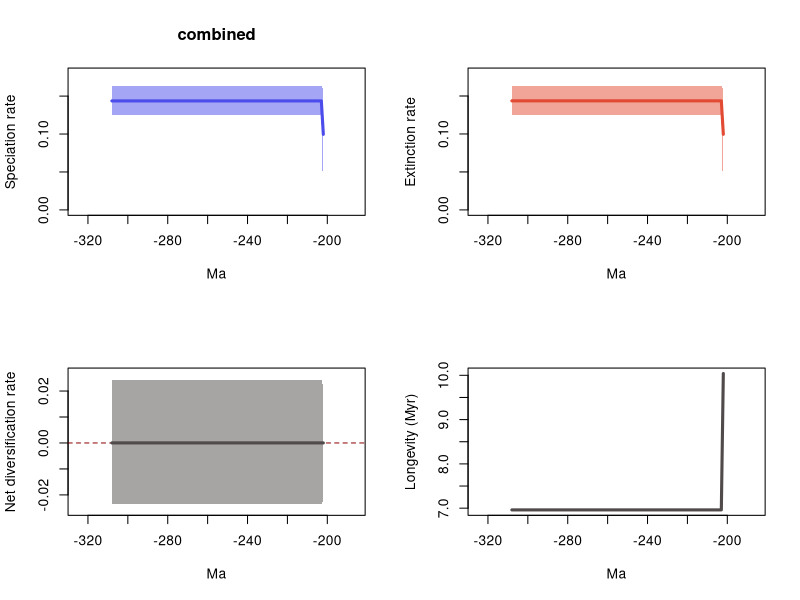

Source code (R):
# 1 files combined:
# 	C:\Users\SimoesLabAdmin\Documents\BDNN_Arielli\temnospondyli\mcmc_no_predictors\A_mcmc_200_iterations/combined_10_marginal_rates.log

# 95% HPDs calculated using code from Biopy (https://www.cs.auckland.ac.nz/~yhel002/biopy/)

pdf(file='C:/Users/SimoesLabAdmin/Documents/BDNN_Arielli/temnospondyli/mcmc_no_predictors/A_mcmc_200_iterations/combined_10_marginal_rates_RTT.pdf',width=10.8, height=8.4)
par(mfrow=c(2,2))
library(scales)
L_hpd_m95=c(NA, NA,NA,NA,NA,NA,NA,NA,NA,NA,NA,NA,NA,NA,NA,NA,NA,NA,NA,NA,NA,NA,NA,NA,NA,NA,NA,NA,NA,NA,NA,NA,NA,NA,NA,NA,NA,NA,NA,NA,NA,NA,NA,NA,NA,NA,NA,NA,NA,NA,NA,NA,NA,NA,NA,NA,NA,NA,NA,NA,NA,NA,NA,NA,NA,NA,NA,NA,NA,NA,NA,NA,NA,NA,NA,NA,NA,NA,NA,NA,NA,NA,NA,NA,NA,NA,NA,NA,NA,NA,NA,NA,NA,NA,NA,NA,NA,NA,NA,NA,NA,NA,NA,NA,NA,NA,NA,NA,NA,NA,NA,NA,NA,NA,NA,NA,NA,NA,NA,NA,NA,NA,NA,NA,NA,NA,NA,NA,NA,NA,NA,NA,NA,NA,NA,NA,NA,NA,NA,NA,NA,NA,NA,NA,NA,NA,NA,NA,NA,NA,NA,NA,NA,NA,NA,NA,NA,NA,NA,NA,NA,NA,NA,NA,NA,NA,NA,NA,NA,NA,NA,NA,NA,NA,NA,NA,NA,NA,NA,NA,NA,NA,NA,NA,NA,NA,NA,NA,NA,NA,NA,NA,NA,NA,NA,NA,NA,NA,NA,NA,NA,NA,0.0,0.124899,0.124899,0.124899,0.124899,0.124899,0.124899,0.124899,0.124899,0.124899,0.124899,0.124899,0.124899,0.124899,0.124899,0.124899,0.124899,0.124899,0.124899,0.124899,0.124899,0.124899,0.124899,0.124899,0.124899,0.124899,0.124899,0.124899,0.124899,0.124899,0.124899,0.124899,0.124899,0.124899,0.124899,0.124899,0.124899,0.124899,0.124899,0.124899,0.124899,0.124899,0.124899,0.124899,0.124899,0.124899,0.124899,0.124899,0.124899,0.124899,0.124899,0.124899,0.124899,0.124899,0.124899,0.124899,0.124899,0.124899,0.124899,0.124899,0.124899,0.124899,0.124899,0.124899,0.124899,0.124899,0.124899,0.124899,0.124899,0.124899,0.124899,0.124899,0.124899,0.124899,0.124899,0.124899,0.124899,0.124899,0.124899,0.124899,0.124899,0.124899,0.124899,0.124899,0.124899,0.124899,0.124899,0.124899,0.124899,0.124899,0.124899,0.124899,0.124899,0.124899,0.124899,0.124899,0.124899,0.124899,0.124899,0.124899,0.124899,0.124899,0.124899,0.124899,0.124899,0.124899,0.124899)
L_hpd_M95=c(NA, NA,NA,NA,NA,NA,NA,NA,NA,NA,NA,NA,NA,NA,NA,NA,NA,NA,NA,NA,NA,NA,NA,NA,NA,NA,NA,NA,NA,NA,NA,NA,NA,NA,NA,NA,NA,NA,NA,NA,NA,NA,NA,NA,NA,NA,NA,NA,NA,NA,NA,NA,NA,NA,NA,NA,NA,NA,NA,NA,NA,NA,NA,NA,NA,NA,NA,NA,NA,NA,NA,NA,NA,NA,NA,NA,NA,NA,NA,NA,NA,NA,NA,NA,NA,NA,NA,NA,NA,NA,NA,NA,NA,NA,NA,NA,NA,NA,NA,NA,NA,NA,NA,NA,NA,NA,NA,NA,NA,NA,NA,NA,NA,NA,NA,NA,NA,NA,NA,NA,NA,NA,NA,NA,NA,NA,NA,NA,NA,NA,NA,NA,NA,NA,NA,NA,NA,NA,NA,NA,NA,NA,NA,NA,NA,NA,NA,NA,NA,NA,NA,NA,NA,NA,NA,NA,NA,NA,NA,NA,NA,NA,NA,NA,NA,NA,NA,NA,NA,NA,NA,NA,NA,NA,NA,NA,NA,NA,NA,NA,NA,NA,NA,NA,NA,NA,NA,NA,NA,NA,NA,NA,NA,NA,NA,NA,NA,NA,NA,NA,NA,NA,0.157931,0.163435,0.163435,0.163435,0.163435,0.163435,0.163435,0.163435,0.163435,0.163435,0.163435,0.163435,0.163435,0.163435,0.163435,0.163435,0.163435,0.163435,0.163435,0.163435,0.163435,0.163435,0.163435,0.163435,0.163435,0.163435,0.163435,0.163435,0.163435,0.163435,0.163435,0.163435,0.163435,0.163435,0.163435,0.163435,0.163435,0.163435,0.163435,0.163435,0.163435,0.163435,0.163435,0.163435,0.163435,0.163435,0.163435,0.163435,0.163435,0.163435,0.163435,0.163435,0.163435,0.163435,0.163435,0.163435,0.163435,0.163435,0.163435,0.163435,0.163435,0.163435,0.163435,0.163435,0.163435,0.163435,0.163435,0.163435,0.163435,0.163435,0.163435,0.163435,0.163435,0.163435,0.163435,0.163435,0.163435,0.163435,0.163435,0.163435,0.163435,0.163435,0.163435,0.163435,0.163435,0.163435,0.163435,0.163435,0.163435,0.163435,0.163435,0.163435,0.163435,0.163435,0.163435,0.163435,0.163435,0.163435,0.163435,0.163435,0.163435,0.163435,0.163435,0.163435,0.163435,0.163435,0.163435)
M_hpd_m95=c(NA, NA,NA,NA,NA,NA,NA,NA,NA,NA,NA,NA,NA,NA,NA,NA,NA,NA,NA,NA,NA,NA,NA,NA,NA,NA,NA,NA,NA,NA,NA,NA,NA,NA,NA,NA,NA,NA,NA,NA,NA,NA,NA,NA,NA,NA,NA,NA,NA,NA,NA,NA,NA,NA,NA,NA,NA,NA,NA,NA,NA,NA,NA,NA,NA,NA,NA,NA,NA,NA,NA,NA,NA,NA,NA,NA,NA,NA,NA,NA,NA,NA,NA,NA,NA,NA,NA,NA,NA,NA,NA,NA,NA,NA,NA,NA,NA,NA,NA,NA,NA,NA,NA,NA,NA,NA,NA,NA,NA,NA,NA,NA,NA,NA,NA,NA,NA,NA,NA,NA,NA,NA,NA,NA,NA,NA,NA,NA,NA,NA,NA,NA,NA,NA,NA,NA,NA,NA,NA,NA,NA,NA,NA,NA,NA,NA,NA,NA,NA,NA,NA,NA,NA,NA,NA,NA,NA,NA,NA,NA,NA,NA,NA,NA,NA,NA,NA,NA,NA,NA,NA,NA,NA,NA,NA,NA,NA,NA,NA,NA,NA,NA,NA,NA,NA,NA,NA,NA,NA,NA,NA,NA,NA,NA,NA,NA,NA,NA,NA,NA,NA,NA,0.0,0.124898,0.124898,0.124898,0.124898,0.124898,0.124898,0.124898,0.124898,0.124898,0.124898,0.124898,0.124898,0.124898,0.124898,0.124898,0.124898,0.124898,0.124898,0.124898,0.124898,0.124898,0.124898,0.124898,0.124898,0.124898,0.124898,0.124898,0.124898,0.124898,0.124898,0.124898,0.124898,0.124898,0.124898,0.124898,0.124898,0.124898,0.124898,0.124898,0.124898,0.124898,0.124898,0.124898,0.124898,0.124898,0.124898,0.124898,0.124898,0.124898,0.124898,0.124898,0.124898,0.124898,0.124898,0.124898,0.124898,0.124898,0.124898,0.124898,0.124898,0.124898,0.124898,0.124898,0.124898,0.124898,0.124898,0.124898,0.124898,0.124898,0.124898,0.124898,0.124898,0.124898,0.124898,0.124898,0.124898,0.124898,0.124898,0.124898,0.124898,0.124898,0.124898,0.124898,0.124898,0.124898,0.124898,0.124898,0.124898,0.124898,0.124898,0.124898,0.124898,0.124898,0.124898,0.124898,0.124898,0.124898,0.124898,0.124898,0.124898,0.124898,0.124898,0.124898,0.124898,0.124898,0.124898)
M_hpd_M95=c(NA, NA,NA,NA,NA,NA,NA,NA,NA,NA,NA,NA,NA,NA,NA,NA,NA,NA,NA,NA,NA,NA,NA,NA,NA,NA,NA,NA,NA,NA,NA,NA,NA,NA,NA,NA,NA,NA,NA,NA,NA,NA,NA,NA,NA,NA,NA,NA,NA,NA,NA,NA,NA,NA,NA,NA,NA,NA,NA,NA,NA,NA,NA,NA,NA,NA,NA,NA,NA,NA,NA,NA,NA,NA,NA,NA,NA,NA,NA,NA,NA,NA,NA,NA,NA,NA,NA,NA,NA,NA,NA,NA,NA,NA,NA,NA,NA,NA,NA,NA,NA,NA,NA,NA,NA,NA,NA,NA,NA,NA,NA,NA,NA,NA,NA,NA,NA,NA,NA,NA,NA,NA,NA,NA,NA,NA,NA,NA,NA,NA,NA,NA,NA,NA,NA,NA,NA,NA,NA,NA,NA,NA,NA,NA,NA,NA,NA,NA,NA,NA,NA,NA,NA,NA,NA,NA,NA,NA,NA,NA,NA,NA,NA,NA,NA,NA,NA,NA,NA,NA,NA,NA,NA,NA,NA,NA,NA,NA,NA,NA,NA,NA,NA,NA,NA,NA,NA,NA,NA,NA,NA,NA,NA,NA,NA,NA,NA,NA,NA,NA,NA,NA,0.157903,0.16331,0.16331,0.16331,0.16331,0.16331,0.16331,0.16331,0.16331,0.16331,0.16331,0.16331,0.16331,0.16331,0.16331,0.16331,0.16331,0.16331,0.16331,0.16331,0.16331,0.16331,0.16331,0.16331,0.16331,0.16331,0.16331,0.16331,0.16331,0.16331,0.16331,0.16331,0.16331,0.16331,0.16331,0.16331,0.16331,0.16331,0.16331,0.16331,0.16331,0.16331,0.16331,0.16331,0.16331,0.16331,0.16331,0.16331,0.16331,0.16331,0.16331,0.16331,0.16331,0.16331,0.16331,0.16331,0.16331,0.16331,0.16331,0.16331,0.16331,0.16331,0.16331,0.16331,0.16331,0.16331,0.16331,0.16331,0.16331,0.16331,0.16331,0.16331,0.16331,0.16331,0.16331,0.16331,0.16331,0.16331,0.16331,0.16331,0.16331,0.16331,0.16331,0.16331,0.16331,0.16331,0.16331,0.16331,0.16331,0.16331,0.16331,0.16331,0.16331,0.16331,0.16331,0.16331,0.16331,0.16331,0.16331,0.16331,0.16331,0.16331,0.16331,0.16331,0.16331,0.16331,0.16331)
R_hpd_m95=c(NA, NA,NA,NA,NA,NA,NA,NA,NA,NA,NA,NA,NA,NA,NA,NA,NA,NA,NA,NA,NA,NA,NA,NA,NA,NA,NA,NA,NA,NA,NA,NA,NA,NA,NA,NA,NA,NA,NA,NA,NA,NA,NA,NA,NA,NA,NA,NA,NA,NA,NA,NA,NA,NA,NA,NA,NA,NA,NA,NA,NA,NA,NA,NA,NA,NA,NA,NA,NA,NA,NA,NA,NA,NA,NA,NA,NA,NA,NA,NA,NA,NA,NA,NA,NA,NA,NA,NA,NA,NA,NA,NA,NA,NA,NA,NA,NA,NA,NA,NA,NA,NA,NA,NA,NA,NA,NA,NA,NA,NA,NA,NA,NA,NA,NA,NA,NA,NA,NA,NA,NA,NA,NA,NA,NA,NA,NA,NA,NA,NA,NA,NA,NA,NA,NA,NA,NA,NA,NA,NA,NA,NA,NA,NA,NA,NA,NA,NA,NA,NA,NA,NA,NA,NA,NA,NA,NA,NA,NA,NA,NA,NA,NA,NA,NA,NA,NA,NA,NA,NA,NA,NA,NA,NA,NA,NA,NA,NA,NA,NA,NA,NA,NA,NA,NA,NA,NA,NA,NA,NA,NA,NA,NA,NA,NA,NA,NA,NA,NA,NA,NA,NA,-0.022133,-0.023423,-0.023423,-0.023423,-0.023423,-0.023423,-0.023423,-0.023423,-0.023423,-0.023423,-0.023423,-0.023423,-0.023423,-0.023423,-0.023423,-0.023423,-0.023423,-0.023423,-0.023423,-0.023423,-0.023423,-0.023423,-0.023423,-0.023423,-0.023423,-0.023423,-0.023423,-0.023423,-0.023423,-0.023423,-0.023423,-0.023423,-0.023423,-0.023423,-0.023423,-0.023423,-0.023423,-0.023423,-0.023423,-0.023423,-0.023423,-0.023423,-0.023423,-0.023423,-0.023423,-0.023423,-0.023423,-0.023423,-0.023423,-0.023423,-0.023423,-0.023423,-0.023423,-0.023423,-0.023423,-0.023423,-0.023423,-0.023423,-0.023423,-0.023423,-0.023423,-0.023423,-0.023423,-0.023423,-0.023423,-0.023423,-0.023423,-0.023423,-0.023423,-0.023423,-0.023423,-0.023423,-0.023423,-0.023423,-0.023423,-0.023423,-0.023423,-0.023423,-0.023423,-0.023423,-0.023423,-0.023423,-0.023423,-0.023423,-0.023423,-0.023423,-0.023423,-0.023423,-0.023423,-0.023423,-0.023423,-0.023423,-0.023423,-0.023423,-0.023423,-0.023423,-0.023423,-0.023423,-0.023423,-0.023423,-0.023423,-0.023423,-0.023423,-0.023423,-0.023423,-0.023423,-0.023423)
R_hpd_M95=c(NA, NA,NA,NA,NA,NA,NA,NA,NA,NA,NA,NA,NA,NA,NA,NA,NA,NA,NA,NA,NA,NA,NA,NA,NA,NA,NA,NA,NA,NA,NA,NA,NA,NA,NA,NA,NA,NA,NA,NA,NA,NA,NA,NA,NA,NA,NA,NA,NA,NA,NA,NA,NA,NA,NA,NA,NA,NA,NA,NA,NA,NA,NA,NA,NA,NA,NA,NA,NA,NA,NA,NA,NA,NA,NA,NA,NA,NA,NA,NA,NA,NA,NA,NA,NA,NA,NA,NA,NA,NA,NA,NA,NA,NA,NA,NA,NA,NA,NA,NA,NA,NA,NA,NA,NA,NA,NA,NA,NA,NA,NA,NA,NA,NA,NA,NA,NA,NA,NA,NA,NA,NA,NA,NA,NA,NA,NA,NA,NA,NA,NA,NA,NA,NA,NA,NA,NA,NA,NA,NA,NA,NA,NA,NA,NA,NA,NA,NA,NA,NA,NA,NA,NA,NA,NA,NA,NA,NA,NA,NA,NA,NA,NA,NA,NA,NA,NA,NA,NA,NA,NA,NA,NA,NA,NA,NA,NA,NA,NA,NA,NA,NA,NA,NA,NA,NA,NA,NA,NA,NA,NA,NA,NA,NA,NA,NA,NA,NA,NA,NA,NA,NA,0.021544,0.024311,0.024311,0.024311,0.024311,0.024311,0.024311,0.024311,0.024311,0.024311,0.024311,0.024311,0.024311,0.024311,0.024311,0.024311,0.024311,0.024311,0.024311,0.024311,0.024311,0.024311,0.024311,0.024311,0.024311,0.024311,0.024311,0.024311,0.024311,0.024311,0.024311,0.024311,0.024311,0.024311,0.024311,0.024311,0.024311,0.024311,0.024311,0.024311,0.024311,0.024311,0.024311,0.024311,0.024311,0.024311,0.024311,0.024311,0.024311,0.024311,0.024311,0.024311,0.024311,0.024311,0.024311,0.024311,0.024311,0.024311,0.024311,0.024311,0.024311,0.024311,0.024311,0.024311,0.024311,0.024311,0.024311,0.024311,0.024311,0.024311,0.024311,0.024311,0.024311,0.024311,0.024311,0.024311,0.024311,0.024311,0.024311,0.024311,0.024311,0.024311,0.024311,0.024311,0.024311,0.024311,0.024311,0.024311,0.024311,0.024311,0.024311,0.024311,0.024311,0.024311,0.024311,0.024311,0.024311,0.024311,0.024311,0.024311,0.024311,0.024311,0.024311,0.024311,0.024311,0.024311,0.024311)
L_mean=c(NA, NA,NA,NA,NA,NA,NA,NA,NA,NA,NA,NA,NA,NA,NA,NA,NA,NA,NA,NA,NA,NA,NA,NA,NA,NA,NA,NA,NA,NA,NA,NA,NA,NA,NA,NA,NA,NA,NA,NA,NA,NA,NA,NA,NA,NA,NA,NA,NA,NA,NA,NA,NA,NA,NA,NA,NA,NA,NA,NA,NA,NA,NA,NA,NA,NA,NA,NA,NA,NA,NA,NA,NA,NA,NA,NA,NA,NA,NA,NA,NA,NA,NA,NA,NA,NA,NA,NA,NA,NA,NA,NA,NA,NA,NA,NA,NA,NA,NA,NA,NA,NA,NA,NA,NA,NA,NA,NA,NA,NA,NA,NA,NA,NA,NA,NA,NA,NA,NA,NA,NA,NA,NA,NA,NA,NA,NA,NA,NA,NA,NA,NA,NA,NA,NA,NA,NA,NA,NA,NA,NA,NA,NA,NA,NA,NA,NA,NA,NA,NA,NA,NA,NA,NA,NA,NA,NA,NA,NA,NA,NA,NA,NA,NA,NA,NA,NA,NA,NA,NA,NA,NA,NA,NA,NA,NA,NA,NA,NA,NA,NA,NA,NA,NA,NA,NA,NA,NA,NA,NA,NA,NA,NA,NA,NA,NA,NA,NA,NA,NA,NA,NA,0.099615448175727,0.14367143475215,0.14367143475215,0.14367143475215,0.14367143475215,0.14367143475215,0.14367143475215,0.14367143475215,0.14367143475215,0.14367143475215,0.14367143475215,0.14367143475215,0.14367143475215,0.14367143475215,0.14367143475215,0.14367143475215,0.14367143475215,0.14367143475215,0.14367143475215,0.14367143475215,0.14367143475215,0.14367143475215,0.14367143475215,0.14367143475215,0.14367143475215,0.14367143475215,0.14367143475215,0.14367143475215,0.14367143475215,0.14367143475215,0.14367143475215,0.14367143475215,0.14367143475215,0.14367143475215,0.14367143475215,0.14367143475215,0.14367143475215,0.14367143475215,0.14367143475215,0.14367143475215,0.14367143475215,0.14367143475215,0.14367143475215,0.14367143475215,0.14367143475215,0.14367143475215,0.14367143475215,0.14367143475215,0.14367143475215,0.14367143475215,0.14367143475215,0.14367143475215,0.14367143475215,0.14367143475215,0.14367143475215,0.14367143475215,0.14367143475215,0.14367143475215,0.14367143475215,0.14367143475215,0.14367143475215,0.14367143475215,0.14367143475215,0.14367143475215,0.14367143475215,0.14367143475215,0.14367143475215,0.14367143475215,0.14367143475215,0.14367143475215,0.14367143475215,0.14367143475215,0.14367143475215,0.14367143475215,0.14367143475215,0.14367143475215,0.14367143475215,0.14367143475215,0.14367143475215,0.14367143475215,0.14367143475215,0.14367143475215,0.14367143475215,0.14367143475215,0.14367143475215,0.14367143475215,0.14367143475215,0.14367143475215,0.14367143475215,0.14367143475215,0.14367143475215,0.14367143475215,0.14367143475215,0.14367143475215,0.14367143475215,0.14367143475215,0.14367143475215,0.14367143475215,0.14367143475215,0.14367143475215,0.14367143475215,0.14367143475215,0.14367143475215,0.14367143475215,0.14367143475215,0.14367143475215,0.14367143475215)
M_mean=c(NA, NA,NA,NA,NA,NA,NA,NA,NA,NA,NA,NA,NA,NA,NA,NA,NA,NA,NA,NA,NA,NA,NA,NA,NA,NA,NA,NA,NA,NA,NA,NA,NA,NA,NA,NA,NA,NA,NA,NA,NA,NA,NA,NA,NA,NA,NA,NA,NA,NA,NA,NA,NA,NA,NA,NA,NA,NA,NA,NA,NA,NA,NA,NA,NA,NA,NA,NA,NA,NA,NA,NA,NA,NA,NA,NA,NA,NA,NA,NA,NA,NA,NA,NA,NA,NA,NA,NA,NA,NA,NA,NA,NA,NA,NA,NA,NA,NA,NA,NA,NA,NA,NA,NA,NA,NA,NA,NA,NA,NA,NA,NA,NA,NA,NA,NA,NA,NA,NA,NA,NA,NA,NA,NA,NA,NA,NA,NA,NA,NA,NA,NA,NA,NA,NA,NA,NA,NA,NA,NA,NA,NA,NA,NA,NA,NA,NA,NA,NA,NA,NA,NA,NA,NA,NA,NA,NA,NA,NA,NA,NA,NA,NA,NA,NA,NA,NA,NA,NA,NA,NA,NA,NA,NA,NA,NA,NA,NA,NA,NA,NA,NA,NA,NA,NA,NA,NA,NA,NA,NA,NA,NA,NA,NA,NA,NA,NA,NA,NA,NA,NA,NA,0.099597724206506,0.143648549564412,0.143648549564412,0.143648549564412,0.143648549564412,0.143648549564412,0.143648549564412,0.143648549564412,0.143648549564412,0.143648549564412,0.143648549564412,0.143648549564412,0.143648549564412,0.143648549564412,0.143648549564412,0.143648549564412,0.143648549564412,0.143648549564412,0.143648549564412,0.143648549564412,0.143648549564412,0.143648549564412,0.143648549564412,0.143648549564412,0.143648549564412,0.143648549564412,0.143648549564412,0.143648549564412,0.143648549564412,0.143648549564412,0.143648549564412,0.143648549564412,0.143648549564412,0.143648549564412,0.143648549564412,0.143648549564412,0.143648549564412,0.143648549564412,0.143648549564412,0.143648549564412,0.143648549564412,0.143648549564412,0.143648549564412,0.143648549564412,0.143648549564412,0.143648549564412,0.143648549564412,0.143648549564412,0.143648549564412,0.143648549564412,0.143648549564412,0.143648549564412,0.143648549564412,0.143648549564412,0.143648549564412,0.143648549564412,0.143648549564412,0.143648549564412,0.143648549564412,0.143648549564412,0.143648549564412,0.143648549564412,0.143648549564412,0.143648549564412,0.143648549564412,0.143648549564412,0.143648549564412,0.143648549564412,0.143648549564412,0.143648549564412,0.143648549564412,0.143648549564412,0.143648549564412,0.143648549564412,0.143648549564412,0.143648549564412,0.143648549564412,0.143648549564412,0.143648549564412,0.143648549564412,0.143648549564412,0.143648549564412,0.143648549564412,0.143648549564412,0.143648549564412,0.143648549564412,0.143648549564412,0.143648549564412,0.143648549564412,0.143648549564412,0.143648549564412,0.143648549564412,0.143648549564412,0.143648549564412,0.143648549564412,0.143648549564412,0.143648549564412,0.143648549564412,0.143648549564412,0.143648549564412,0.143648549564412,0.143648549564412,0.143648549564412,0.143648549564412,0.143648549564412,0.143648549564412,0.143648549564412)
R_mean=c(NA, NA,NA,NA,NA,NA,NA,NA,NA,NA,NA,NA,NA,NA,NA,NA,NA,NA,NA,NA,NA,NA,NA,NA,NA,NA,NA,NA,NA,NA,NA,NA,NA,NA,NA,NA,NA,NA,NA,NA,NA,NA,NA,NA,NA,NA,NA,NA,NA,NA,NA,NA,NA,NA,NA,NA,NA,NA,NA,NA,NA,NA,NA,NA,NA,NA,NA,NA,NA,NA,NA,NA,NA,NA,NA,NA,NA,NA,NA,NA,NA,NA,NA,NA,NA,NA,NA,NA,NA,NA,NA,NA,NA,NA,NA,NA,NA,NA,NA,NA,NA,NA,NA,NA,NA,NA,NA,NA,NA,NA,NA,NA,NA,NA,NA,NA,NA,NA,NA,NA,NA,NA,NA,NA,NA,NA,NA,NA,NA,NA,NA,NA,NA,NA,NA,NA,NA,NA,NA,NA,NA,NA,NA,NA,NA,NA,NA,NA,NA,NA,NA,NA,NA,NA,NA,NA,NA,NA,NA,NA,NA,NA,NA,NA,NA,NA,NA,NA,NA,NA,NA,NA,NA,NA,NA,NA,NA,NA,NA,NA,NA,NA,NA,NA,NA,NA,NA,NA,NA,NA,NA,NA,NA,NA,NA,NA,NA,NA,NA,NA,NA,NA,1.7722850589e-05,2.2882634095e-05,2.2882634095e-05,2.2882634095e-05,2.2882634095e-05,2.2882634095e-05,2.2882634095e-05,2.2882634095e-05,2.2882634095e-05,2.2882634095e-05,2.2882634095e-05,2.2882634095e-05,2.2882634095e-05,2.2882634095e-05,2.2882634095e-05,2.2882634095e-05,2.2882634095e-05,2.2882634095e-05,2.2882634095e-05,2.2882634095e-05,2.2882634095e-05,2.2882634095e-05,2.2882634095e-05,2.2882634095e-05,2.2882634095e-05,2.2882634095e-05,2.2882634095e-05,2.2882634095e-05,2.2882634095e-05,2.2882634095e-05,2.2882634095e-05,2.2882634095e-05,2.2882634095e-05,2.2882634095e-05,2.2882634095e-05,2.2882634095e-05,2.2882634095e-05,2.2882634095e-05,2.2882634095e-05,2.2882634095e-05,2.2882634095e-05,2.2882634095e-05,2.2882634095e-05,2.2882634095e-05,2.2882634095e-05,2.2882634095e-05,2.2882634095e-05,2.2882634095e-05,2.2882634095e-05,2.2882634095e-05,2.2882634095e-05,2.2882634095e-05,2.2882634095e-05,2.2882634095e-05,2.2882634095e-05,2.2882634095e-05,2.2882634095e-05,2.2882634095e-05,2.2882634095e-05,2.2882634095e-05,2.2882634095e-05,2.2882634095e-05,2.2882634095e-05,2.2882634095e-05,2.2882634095e-05,2.2882634095e-05,2.2882634095e-05,2.2882634095e-05,2.2882634095e-05,2.2882634095e-05,2.2882634095e-05,2.2882634095e-05,2.2882634095e-05,2.2882634095e-05,2.2882634095e-05,2.2882634095e-05,2.2882634095e-05,2.2882634095e-05,2.2882634095e-05,2.2882634095e-05,2.2882634095e-05,2.2882634095e-05,2.2882634095e-05,2.2882634095e-05,2.2882634095e-05,2.2882634095e-05,2.2882634095e-05,2.2882634095e-05,2.2882634095e-05,2.2882634095e-05,2.2882634095e-05,2.2882634095e-05,2.2882634095e-05,2.2882634095e-05,2.2882634095e-05,2.2882634095e-05,2.2882634095e-05,2.2882634095e-05,2.2882634095e-05,2.2882634095e-05,2.2882634095e-05,2.2882634095e-05,2.2882634095e-05,2.2882634095e-05,2.2882634095e-05,2.2882634095e-05,2.2882634095e-05)
trans=0.5
age=(0:(309-1))* -1
plot(age,age,type = 'n', ylim = c(0, 0.1797785), xlim = c(-324.45,-186.55), ylab = 'Speciation rate', xlab = 'Ma',main='combined' )
polygon(c(age, rev(age)), c(L_hpd_M95, rev(L_hpd_m95)), col = alpha("#4c4cec",trans), border = NA)
lines(rev(age), rev(L_mean), col = "#4c4cec", lwd=3)
plot(age,age,type = 'n', ylim = c(0, 0.17964100000000002), xlim = c(-324.45,-186.55), ylab = 'Extinction rate', xlab = 'Ma' )
polygon(c(age, rev(age)), c(M_hpd_M95, rev(M_hpd_m95)), col = alpha("#e34a33",trans), border = NA)
lines(rev(age), rev(M_mean), col = "#e34a33", lwd=3)
plot(age,age,type = 'n', ylim = c(-0.0257653, 0.0267421), xlim = c(-324.45,-186.55), ylab = 'Net diversification rate', xlab = 'Ma' )
abline(h=0,lty=2,col="darkred")
polygon(c(age, rev(age)), c(R_hpd_M95, rev(R_hpd_m95)), col = alpha("#504A4B",trans), border = NA)
lines(rev(age), rev(R_mean), col = "#504A4B", lwd=3)
plot(age,rev(1/M_mean),type = 'n', xlim = c(-324.45,-186.55), ylab = 'Longevity (Myr)', xlab = 'Ma' )
lines(rev(age), rev(1/M_mean), col = "#504A4B", lwd=3)
n <- dev.off()
